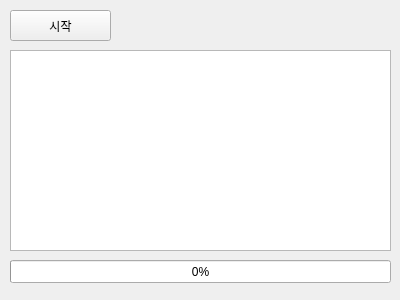
<?xml version="1.0" encoding="UTF-8"?>
<ui version="4.0">
 <class>Form</class>
 <widget class="QWidget" name="Form">
  <property name="geometry">
   <rect>
    <x>0</x>
    <y>0</y>
    <width>400</width>
    <height>300</height>
   </rect>
  </property>
  <property name="maximumSize">
   <size>
    <width>400</width>
    <height>300</height>
   </size>
  </property>
  <property name="windowTitle">
   <string>Form</string>
  </property>
  <widget class="QPushButton" name="btnStart">
   <property name="geometry">
    <rect>
     <x>10</x>
     <y>10</y>
     <width>101</width>
     <height>31</height>
    </rect>
   </property>
   <property name="text">
    <string>시작</string>
   </property>
  </widget>
  <widget class="QTextBrowser" name="txbLog">
   <property name="geometry">
    <rect>
     <x>10</x>
     <y>50</y>
     <width>381</width>
     <height>201</height>
    </rect>
   </property>
  </widget>
  <widget class="QProgressBar" name="pgbTask">
   <property name="geometry">
    <rect>
     <x>10</x>
     <y>260</y>
     <width>381</width>
     <height>23</height>
    </rect>
   </property>
   <property name="value">
    <number>0</number>
   </property>
  </widget>
 </widget>
 <resources/>
 <connections/>
</ui>
